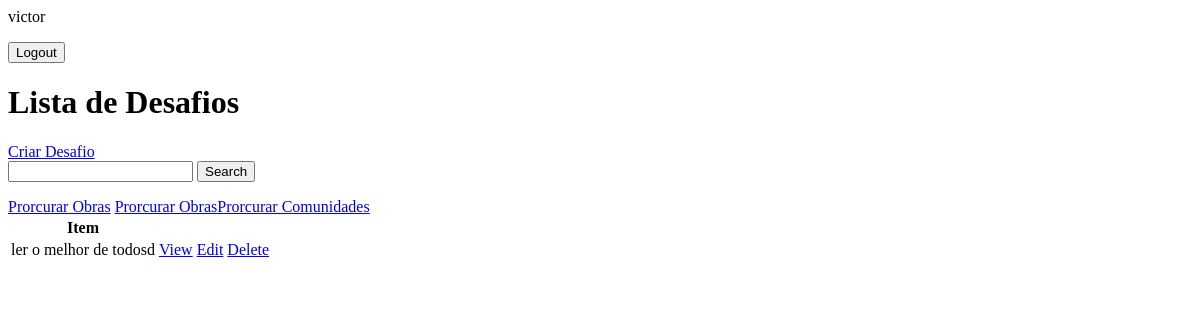
The app's page / (signed in), older data.
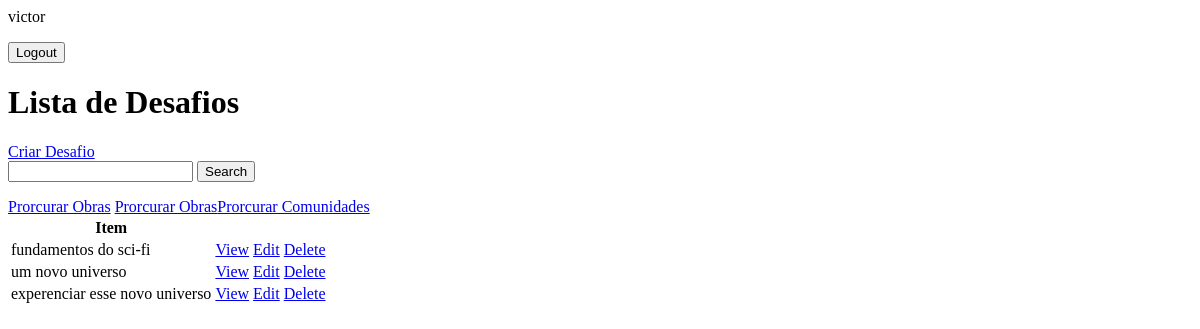
The same page, newer data.
### base/models.py (models this page shows, shortened)
class Challenge(models.Model):
    book = models.ForeignKey(Work, related_name='challenges', on_delete=models.CASCADE)
    user = models.ForeignKey(User, on_delete=models.CASCADE)
    title = models.CharField(max_length=200, null=True, blank=True)
    description = models.TextField(null=True, blank=True)
    completed = models.BooleanField(default=False)
    created = models.DateTimeField(auto_now_add=True)
    class Meta:
        ordering = ['completed']

### base/views.py (the view)
# urls.py: path('', ChallengeList.as_view(), name='challenges'),
class ChallengeList(LoginRequiredMixin, ListView):
    model = Challenge
    context_object_name = 'challenges'
    def get_context_data(self, **kwargs):
        context = super().get_context_data(**kwargs)
        context['challenges'] = context['challenges'].filter(user=self.request.user)
        context['count'] = context['challenges'].filter(completed=False).count()
        search_input = self.request.GET.get('search-area') or ''
        if search_input:
            context['challenges'] = context['challenges'].filter(title__startswith=search_input)
        context['search_input'] = search_input
        return context

### base/templates/base/challenge_list.html (shortened to what this page needs)
{% if request.user.is_authenticated%}
    <p>{{request.user}}</p>
    <form action="{% url 'logout' %}" method="post">
        <button type="submit">Logout</button>
    </form>
    {% else %}
    <a href="{% url 'login' %}">Login</a>
    {% endif %}
<h1>Lista de Desafios</h1>
<a href="{% url 'challenge-create' %}">Criar Desafio</a>
<form method="GET">
    <input type="text" name="search-area" value="{{search_input}}">
    <input type="submit" value="Search">
</form>
<a href="{% url 'works' %}">Prorcurar Obras</a>
<table>
    <a href="{% url 'works' %}">Prorcurar Obras</a>
    <a href="{% url 'communities' %}">Prorcurar Comunidades</a>
    <tr>
        <th>Item</th>
        <th></th>
        <th></th>
    </tr>
    {% for challenge in challenges %}
    <tr>
        <td>{{challenge.title}}</td>
        <td><a href="{% url 'challenge' challenge.id %}">View</a></td>
        <td><a href="{% url 'challenge-update' challenge.id %}">Edit</a></td>
        <td><a href="{% url 'challenge-delete' challenge.id %}">Delete</a></td>
    </tr>
    {% empty %}
    <h3>No items in list</h3>
    {% endfor %}
</table>

Row changes from the older to the newer data that the page shows:
removed Challenge: title "ler o melhor de todosd"
added Challenge: title "fundamentos do sci-fi"
added Challenge: title "um novo universo"
added Challenge: title "experenciar esse novo universo"
